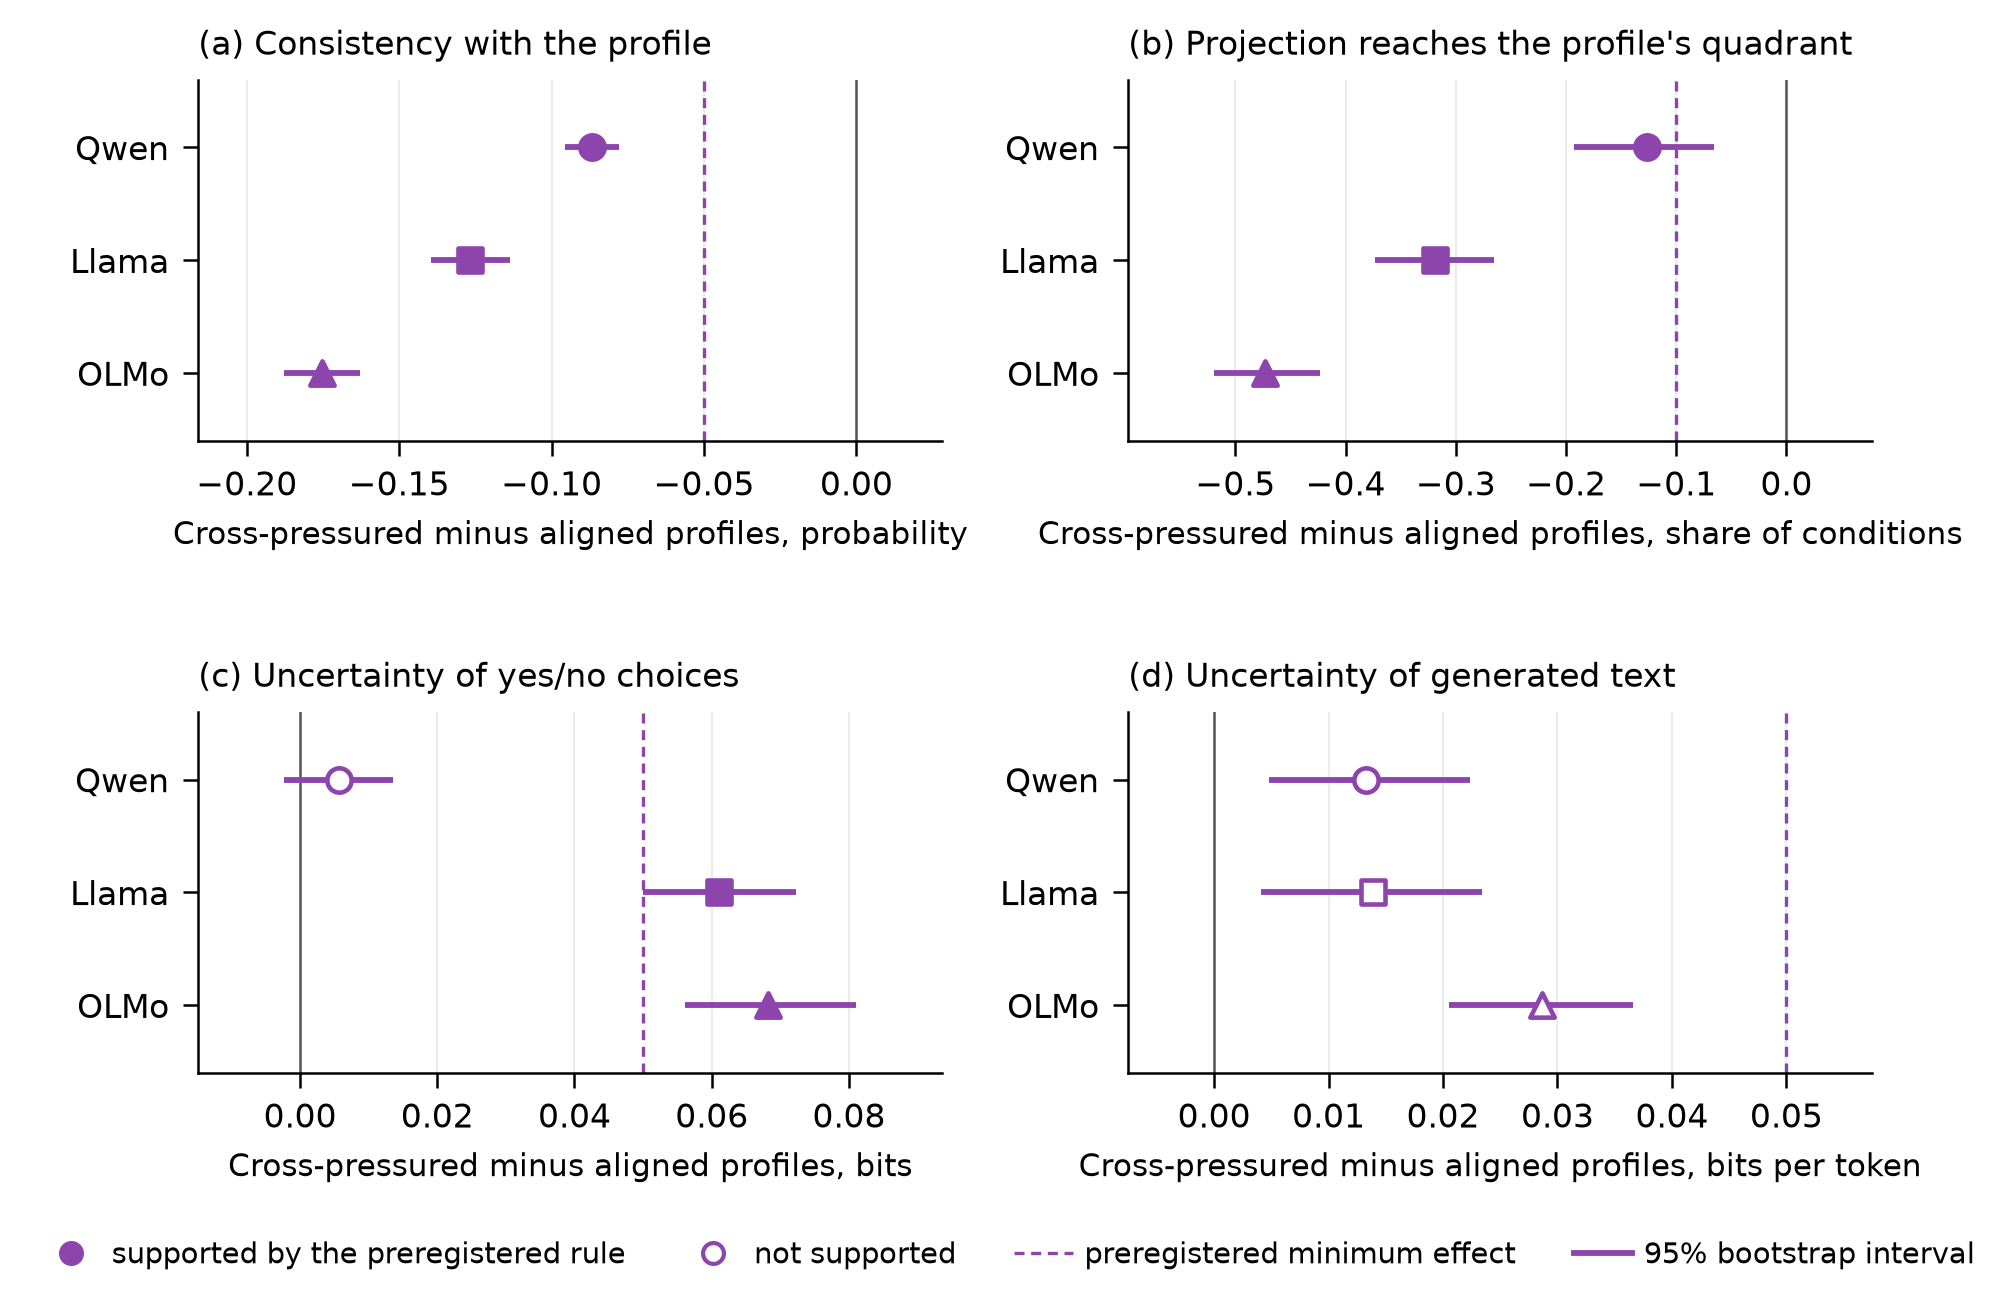

This figure's Python source:
#!/usr/bin/env python
"""Figure 2 (Section 5): stating the profile does not close the gap.
Four panels, one per preregistered outcome (H3 consistency, H4 quadrant reached, H1 choice uncertainty, H2 generation uncertainty):
cross-pressured minus aligned profiles with mode fixed effects, 95% bootstrap interval, three models; dashed line = preregistered minimum
effect; filled = supported under the preregistered rule, open = not supported. All values from the sealed S5_RESULTS.json files.
Usage: python paper/figures/fig2_profiles.py  -> paper/figures/fig2_profiles.pdf and .png (300 dpi)"""
import json
from pathlib import Path
import matplotlib
matplotlib.use("Agg")
import matplotlib.pyplot as plt

R = Path(__file__).resolve().parents[2]; S = R / "sealed" / "STUDY_D_quadrant" / "out"; OUT = Path(__file__).resolve().parent
J = lambda p: json.load(open(p, encoding="utf-8"))
H = {"qwen": J(S / "s5" / "S5_RESULTS.json")["qwen"]["hyp"], "llama": J(S / "s5" / "S5_RESULTS.json")["llama"]["hyp"],
     "olmo": J(S / "s5_olmo" / "S5_RESULTS.json")["olmo"]["hyp"]}
MODELS = [("qwen", "Qwen", "o"), ("llama", "Llama", "s"), ("olmo", "OLMo", "^")]
PANELS = [("H3_C2", "(a) Consistency with the profile", "probability"),
          ("H4_C3hit", "(b) Projection reaches the profile's quadrant", "share of conditions"),
          ("H1_C1a", "(c) Uncertainty of yes/no choices", "bits"),
          ("H2_C4", "(d) Uncertainty of generated text", "bits per token")]
INK = "#8e44ad"

plt.rcParams.update({"font.family": "DejaVu Sans", "font.size": 8, "axes.titlesize": 8, "axes.labelsize": 7.5, "axes.spines.top": False,
                     "axes.spines.right": False, "axes.linewidth": 0.6, "xtick.major.width": 0.6, "ytick.major.width": 0.6,
                     "legend.frameon": False, "pdf.fonttype": 42})
fig, axes = plt.subplots(2, 2, figsize=(7.2, 4.3), gridspec_kw={"wspace": 0.25, "hspace": 0.75}); axes = axes.ravel()
for ax, (h, title, unit) in zip(axes, PANELS):
    vals = [H[k][h] for k, _, _ in MODELS]
    lo = min(min(v["ci95"][0] for v in vals), 0, vals[0]["min_effect"]); hi = max(max(v["ci95"][1] for v in vals), 0, vals[0]["min_effect"])
    pad = 0.15 * (hi - lo); ax.set_xlim(lo - pad, hi + pad)
    ax.axvline(0, color="#555", lw=0.6)
    ax.axvline(vals[0]["min_effect"], color=INK, lw=0.8, ls=(0, (3, 2)))
    for y, ((key, name, mk), v) in enumerate(zip(MODELS[::-1], vals[::-1])):
        ax.plot(v["ci95"], [y, y], color=INK, lw=1.4, solid_capstyle="butt")
        ax.scatter(v["est"], y, marker=mk, s=34, zorder=3, color=INK if v["supported"] else "white", edgecolor=INK, lw=1.1)
    ax.set_yticks(range(3)); ax.set_yticklabels([n for _, n, _ in MODELS[::-1]]); ax.set_ylim(-0.6, 2.6)
    ax.set_title(title, loc="left"); ax.set_xlabel(f"Cross-pressured minus aligned profiles, {unit}")
    ax.grid(axis="x", color="#ececec", lw=0.5); ax.set_axisbelow(True)
for ax in axes: ax.title.set_fontsize(8.5)
h1 = [plt.Line2D([], [], marker="o", ls="", color=INK, markersize=5, label="supported by the preregistered rule"),
      plt.Line2D([], [], marker="o", ls="", markerfacecolor="white", markeredgecolor=INK, markersize=5, label="not supported"),
      plt.Line2D([], [], color=INK, lw=0.8, ls=(0, (3, 2)), label="preregistered minimum effect"),
      plt.Line2D([], [], color=INK, lw=1.4, label="95% bootstrap interval")]
fig.legend(handles=h1, loc="upper center", bbox_to_anchor=(0.5, 0.0), ncol=4, fontsize=7, handletextpad=0.4)
fig.savefig(OUT / "fig2_profiles.pdf", bbox_inches="tight"); fig.savefig(OUT / "fig2_profiles.png", dpi=300, bbox_inches="tight")
print("fig2 written:", {k: {h: round(H[k][h]["est"], 3) for h, _, _ in PANELS} for k, _, _ in MODELS})
